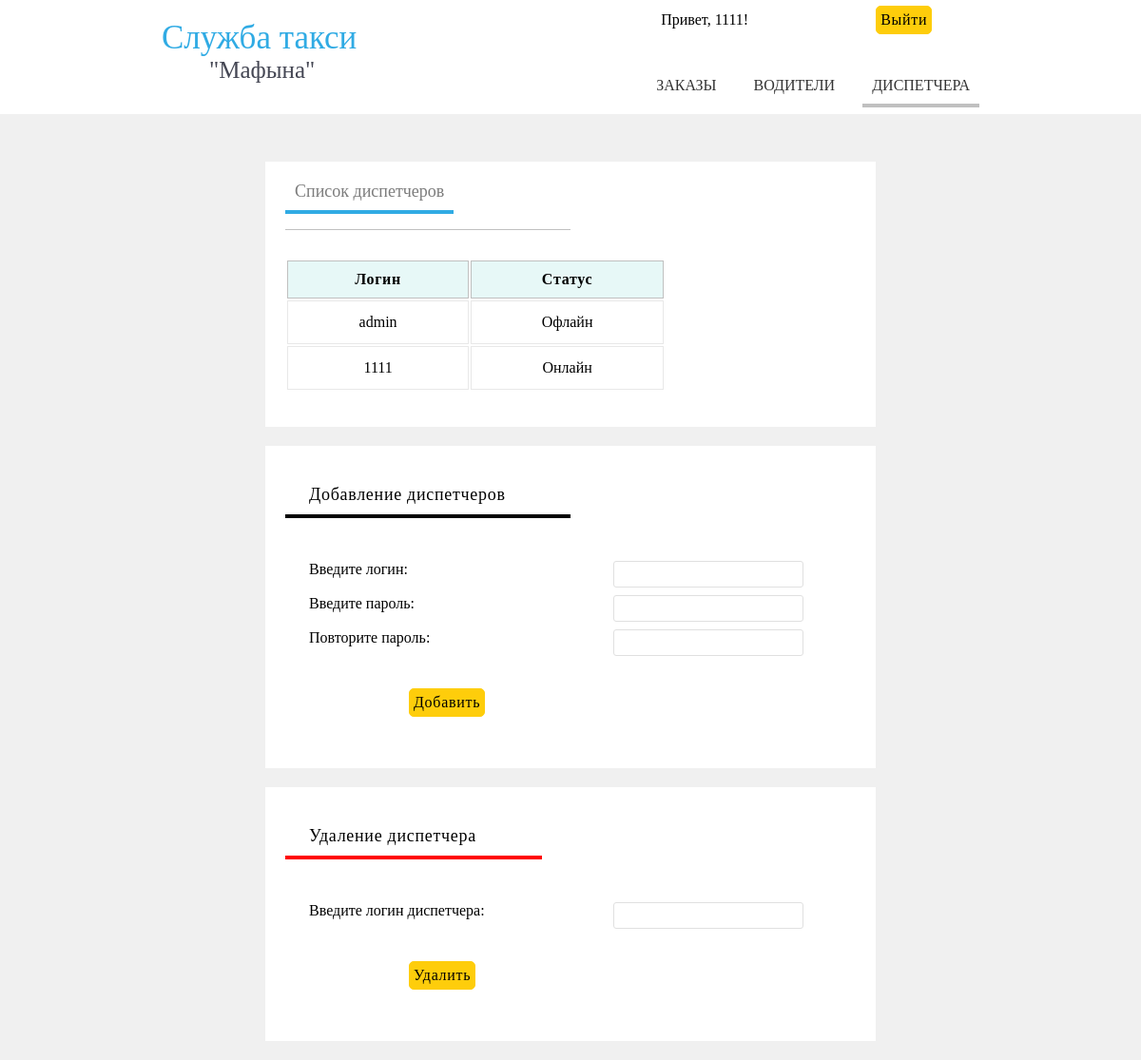
Page /disp.php (signed in) on the committed database.
### tables this page shows
CREATE TABLE `dispetcher` (
  `login` varchar(253) NOT NULL,
  `pass` varchar(253) NOT NULL
);

### disp.php (the view, shortened to what this page needs)
<?
require_once 'include2.php';
if (isset($_SESSION["$nums"]))
{
?>
<!DOCTYPE html>
<html lang="en">
<head>
</head>
<body>
    <? $f=6; $s=1?>
    <div class="wrapper_all">
        <div class="head">
                  <div class="wrapper_head">
                    <div class="name_head">
             Служба такси</br>
                        <span style="margin-left:50px;" class="name_head_1" >"Мафына" </span>
                    </div>
                    <div class="link_head">
                         <form name="order1" action="" method="post">
                         <label  class="sd">  Привет, <? echo $_SESSION["$nums"]?>! </label>
                         <input type="submit" name="button2" value="Выйти" class="button1" />
                         </form>
                        <ul class="link_head_1">
                            <li class="a<?if ($f==4) echo $f?>"> <a href="zakazi.php"> ЗАКАЗЫ </a> </li>
                            <li class="a<?if ($f==5) echo $f?>"> <a href="drivers.php"> ВОДИТЕЛИ</a> </li>
                            <li class="a<?if ($f==6) echo $f?>"> <a href="disp.php"> ДИСПЕТЧЕРА</a> </li>
                        </ul>
                    </div>
              </div>
        </div>
        <div class="wrapper_body">
            <div class="links">
                <span class="aa<?if ($s==1) echo $s?>"> <a href="zakazi.php"> Список диспетчеров </a></span>
            </div>
            <div class="table">
                <table >
                    <tr class="tr1">
                        <th> Логин </th>
                        <th> Статус </th>
                    </tr>
                <?
                 $query = mysqli_query($connection, "SELECT *  FROM `dispetcher`");
                    while($arr = mysqli_fetch_assoc($query))
                    {
                        ?>
                        <tr> <td> <? echo $arr['login'] ?> </td>  <td> <? if($_SESSION["$nums"]==$arr['login']) echo "Онлайн"; else echo "Офлайн"; ?> </td>  </tr>
                        <?
                    }
                ?>
                </table>
            </div>
           </div>
           <div class="wrapper_body">
    <form name="order1" action="" method="post">
          <label class="dannie_label"> Добавление диспетчеров </label>
                 <div class="dannie_div">
                    <label> Введите логин: </label>
                    <input type="text" name="login" /> </br></br>
                               <label> Введите пароль: </label>
                    <input type="password" name="pass" /> </br></br>
                                    <label> Повторите пароль: </label>
                    <input type="password" name="pass2" /> </br></br>
                </div>
          <input type="submit" name="button3" value="Добавить" class="button1" /> </br></br>
          </form>
        </div>
         <div class="wrapper_body">
    <form name="order1" action="" method="post">
          <label class="dannie_labe2"> Удаление диспетчера </label>
                 <div class="dannie_div">
                    <label> Введите логин диспетчера: </label>
                    <input type="text" name="kod" /> </br></br>
                </div>
          <input type="submit" name="button4" value="Удалить" class="button1" /> </br></br>
          </form>
        </div>
</div>
     <?
}
else
exit("ОШИБКА");
      ?>

### disp.php (style rules this page uses)
* { padding: 0; margin: 0; font-family: Ubuntu; }
body { background-color:#F0F0F0; }
.head { height: 120px; margin: 0 auto; background-color: #FFF; position: relative; margin-bottom: 50px; }
.name_head { float: left; font-family: Ubuntu; font-size: 35px; color:#30ABE4; margin-top:20px; margin-left: 20px; }
.name_head_1 { color:#454754; font-size: 25px; }
.wrapper_head { width: 900px; height: 150px; margin: 0 auto; }
.link_head { float: right; margin-top: 0%; margin-right: 20px; }
.a { display: inline-block; margin-left: 15px; padding: 10px; }
.a1,.a2,.a3,.a4,.a5,.a6 { display: inline-block; border-bottom: 4px solid silver; margin-left: 15px; padding: 10px; }
.link_head ul li a { font-family:Ubuntu; font-size: 16px; text-decoration: none; color:#333333; }
.wrapper_all { background-color: #F0F0F0; }
.dannie_div { padding:20px 25px; padding-right:100px; width: 550px; x }
.dannie_div input { float: right; width: 200px; padding: 5px; border-radius:3px; border:1px solid #E0E0E0; font-family: Ubuntu; margin-right: 30px; }
.dannie_label { font-size: 18px; letter-spacing: 0.7px; display: block; padding:10px 25px; width: 250px; margin-bottom: 25px; border-bottom: 4px solid black; }
.button1 { padding: 5px 4px; display: inline-block; letter-spacing: 0.7px; background-color:#FECD0B; border:1px solid #FECD0B; border-radius: 5px; font-family:Ubuntu; font-size: 16px; margin-top:6px; margin-bottom: 35px; margin-left: 130px; }
.sd { margin-left: 30px; }
.wrapper_body { width: 600px; border:1px solid #FFF; margin: 0px auto; background-color: #FFF; padding: 0 20px; margin-bottom: 20px; }
table { font-family:Ubuntu; font-size: 16px; width: 400px; }
table tr th { border: 1px solid silver; padding: 10px 13.5px; background-color:#E7F8F7; letter-spacing: 0.7px; }
table tr td { padding: 13px; border: 1px solid #E8E8E8; text-align: center; background-color: #FFF; }
.wrapper_body .table { background-color:#FFF; margin-top: 30px; }
.links { margin-top: 20px; width: 300px; height: 50px; border-bottom:1px solid silver; }
.links span { padding-left: 15px; padding: 10px; padding-bottom: 10px; font-size: 18px; margin-right: 40px; }
a { text-decoration: none; color:#7C7C7C; }
.aa1 { border-bottom: 4px solid #30ABE4; }
.wrapper_body form { margin-top: 30px; }
.dannie_labe2 { font-size: 18px; letter-spacing: 0.7px; display: block; padding:10px 25px; width: 220px; margin-bottom: 25px; border-bottom: 4px solid red; }

### rows in the picture
dispetcher: login "admin", shows "Офлайн"
dispetcher: login "1111", shows "Онлайн"

### other values in the picture
$_SESSION["$nums"] "1111"
